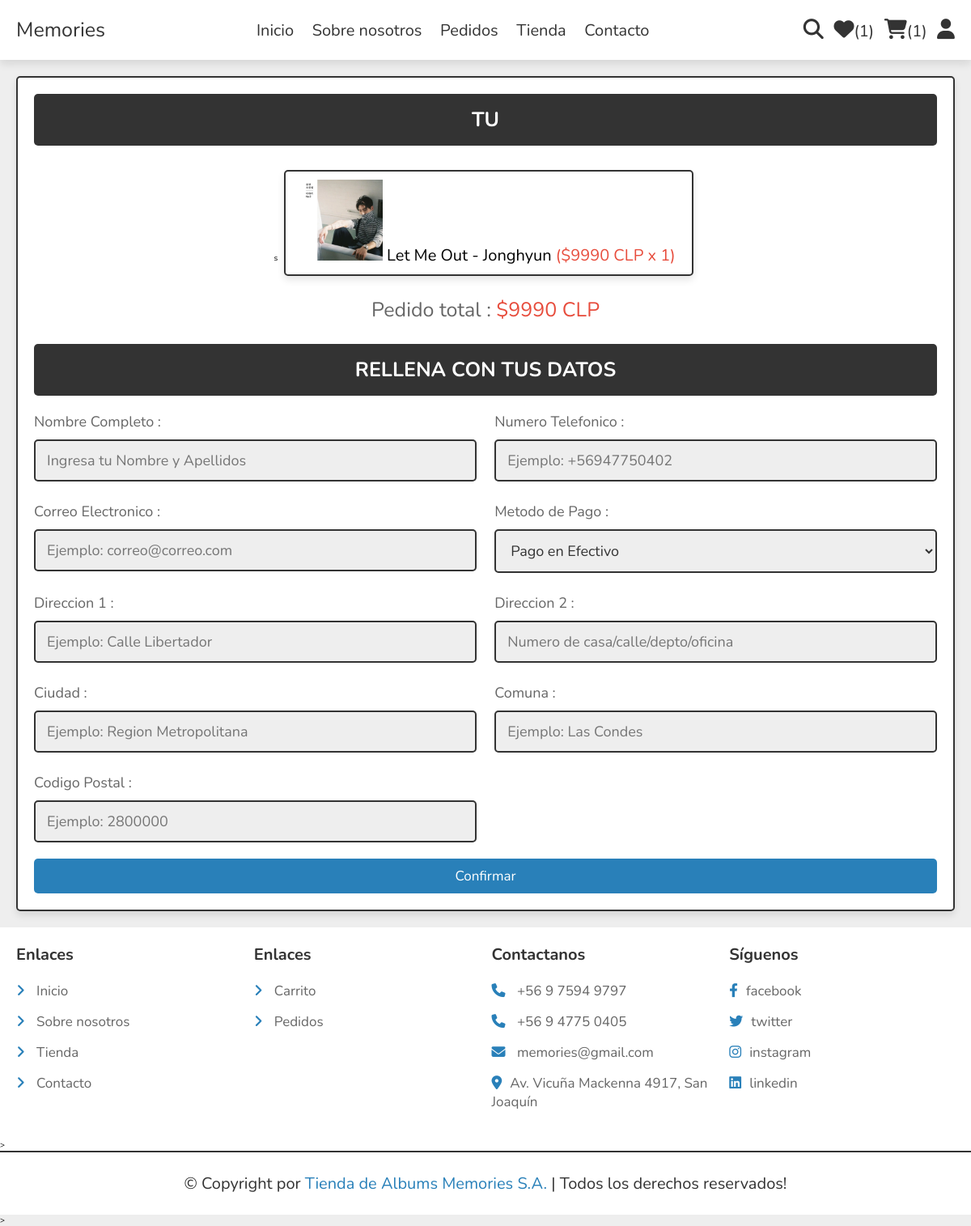
Screenshot of /checkout/ (signed in) with the database file from the repository.
### store/models.py (models this page shows, shortened)
class Cart(models.Model):
    customer = models.ForeignKey(User, on_delete=models.CASCADE,null=False,blank=False)
    product_id = models.ForeignKey(Products, on_delete=models.CASCADE,null=False,blank=False)
    quantity = models.PositiveIntegerField(default=1)

class Products(models.Model):
    category = models.ForeignKey(ProductCategory, on_delete=models.CASCADE,null=True,blank=False)
    name = models.CharField(max_length=50,blank=False,null=False)
    price = models.PositiveIntegerField(blank=False,null=False)
    details = models.TextField(blank=True)
    image_01 = models.ImageField()

### store/views.py (the view)
# urls.py: path('checkout/',Pago,name='checkout'),
@login_required
def Pago(request):
    cart_count=Cart.objects.filter(customer=request.user).count()
    item_count=WishList.objects.filter(customer=request.user).count()
    products=Cart.objects.filter(customer=request.user)
    grand_total= sum([item.quantity* item.product_id.price for item in products])
    context={'grand_total':grand_total,'cart_count':cart_count,'item_count':item_count,'products':products}
    return render(request,'store/pago.html',context)

### store/templates/store/pago.html (shortened to what this page needs)
{% extends 'store/main.html' %}
{% load static %}
{% block content %}
<section class="checkout-orders">
   <form action="" method="POST">{% csrf_token %}
      <h3>Tu</h3>
      <div class="display-orders">
         {% for product  in products %}
            s
            <p> <img src="{{product.product_id.image_01.url}}" width="100" height="100" alt="" > {{product.product_id.name}} <span>(${{product.product_id.price}} CLP x {{product.quantity}}) </span></p>
         {% endfor %}
         <div class="grand-total">Pedido total : <span>${{grand_total}} CLP</span></div>
      </div>
      <h3>Rellena con tus Datos</h3>
      <div class="flex">
         <div class="inputBox">
            <span>Nombre Completo :</span>
            <input type="text" name="name" placeholder="Ingresa tu Nombre y Apellidos" class="box" maxlength="20" required>
         </div>
         <div class="inputBox">
            <span>Numero Telefonico :</span>
            <input type="number" name="mobile_no" placeholder="Ejemplo: +56947750402" class="box" min="0" max="9999999999" onkeypress="if(this.value.length == 12) return false;" required>
         </div>
         <div class="inputBox">
            <span>Correo Electronico :</span>
            <input type="email" name="email" placeholder="Ejemplo: correo@correo.com" class="box" maxlength="50" required>
         </div>
         <div class="inputBox">
            <span>Metodo de Pago :</span>
            <select name="method" class="box" required>
               <option value="pago en efectivo">Pago en Efectivo</option>
            </select>
         </div>
         <div class="inputBox">
            <span>Direccion  1 :</span>
            <input type="text" name="address1" placeholder="Ejemplo: Calle Libertador" class="box" maxlength="50" required>
         </div>
         <div class="inputBox">
            <span>Direccion 2  :</span>
            <input type="text" name="address2" placeholder="Numero de casa/calle/depto/oficina " class="box" maxlength="50" required>
         </div>
         <div class="inputBox">
            <span>Ciudad :</span>
            <input type="text" name="city" placeholder="Ejemplo: Region Metropolitana" class="box" maxlength="50" required>
         </div>
         <div class="inputBox">
            <span>Comuna :</span>
            <input type="text" name="state" placeholder="Ejemplo: Las Condes" class="box" maxlength="50" required>
         </div>
         <div class="inputBox">
            <span>Codigo Postal :</span>
            <input type="number" min="0" name="pincode" placeholder="Ejemplo: 2800000" min="0" max="9999999999" onkeypress="if(this.value.length == 6) return false;" class="box" required>
         </div>
      </div>
      <input type="submit" name="order" class="btn" value="confirmar" formaction="{% url 'order_place' %}">
   </form>
</section>
{% endblock content %}

### store/static/CSS/style.css (style rules this page uses)
:root { --main-color:#2980b9; --orange:#f39c12; --red:#e74c3c; --black:#333; --white:#fff; --light-color:#666; --light-bg:#eee; --border:.2rem solid var(--black); --box-shadow:0 .5rem 1rem rgba(0,0,0,.1); }
* { font-family: 'Nunito', sans-serif; margin:0; padding:0; box-sizing: border-box; outline: none; border:none; text-decoration: none; }
html { font-size: 62.5%; overflow-x: hidden; }
body { background-color: var(--light-bg); }
section { padding:2rem; max-width: 1200px; margin:0 auto; }
.btn, .delete-btn, .option-btn { display: block; width: 100%; margin-top: 1rem; border-radius: .5rem; padding:1rem 3rem; font-size: 1.7rem; text-transform: capitalize; color:var(--white); cursor: pointer; text-align: center; }
.btn { background-color: var(--main-color); }
.display-orders { text-align: center; padding-bottom: 0; }
.display-orders p { display: inline-block; padding:1rem 2rem; margin:1rem .5rem; font-size: 2rem; text-align: center; border:var(--border); background-color: var(--white); box-shadow: var(--box-shadow); border-radius: .5rem; }
.display-orders p span { color:var(--red); }
.display-orders .grand-total { margin-top: 1.5rem; margin-bottom: 2.5rem; font-size: 2.5rem; color:var(--light-color); }
.display-orders .grand-total span { color:var(--red); }
.checkout-orders form { padding:2rem; border:var(--border); background-color: var(--white); box-shadow: var(--box-shadow); border-radius: .5rem; }
.checkout-orders form h3 { border-radius: .5rem; background-color: var(--black); color:var(--white); padding:1.5rem 1rem; text-align: center; text-transform: uppercase; margin-bottom: 2rem; font-size: 2.5rem; }
.checkout-orders form .flex { display: flex; flex-wrap: wrap; gap:1.5rem; justify-content: space-between; }
.checkout-orders form .flex .inputBox { width: 49%; }
.checkout-orders form .flex .inputBox .box { width: 100%; border:var(--border); border-radius: .5rem; font-size: 1.8rem; color:var(--black); padding:1.2rem 1.4rem; margin:1rem 0; background-color: var(--light-bg); }
.checkout-orders form .flex .inputBox span { font-size: 1.8rem; color:var(--light-color); }

### rows the page displays
Cart: product_id.image_01 (picture), product_id.name "Let Me Out - Jonghyun", product_id.price "9990", quantity "1"

### other values shown
{{ item_count }} "1"
{{ cart_count }} "1"
{{ grand_total }} "9990"
